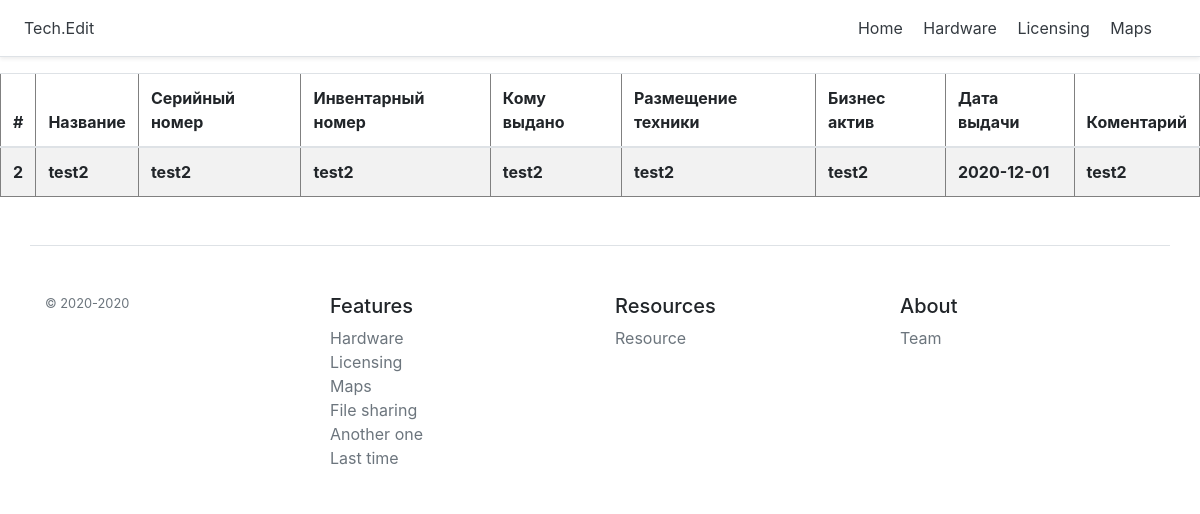
Screenshot of /hardware/2 with the database file from the repository.
### tables this page shows
CREATE TABLE "hardware" (
	"id"	integer,
	"who_issue"	text NOT NULL,
	"tech_type"	text NOT NULL,
	"tech_name"	text NOT NULL,
	"tech_sn"	text NOT NULL,
	"tech_in"	text NOT NULL,
	"for_whom"	text NOT NULL,
	"tech_locate"	text NOT NULL,
	"tech_buisnes"	text NOT NULL,
	"input_date"	text NOT NULL,
	"input_coment"	text NOT NULL,
	"time"	INTEGER NOT NULL DEFAULT 1,
	PRIMARY KEY("id" AUTOINCREMENT)
);

### app.py (the view)
@app.route("/hardware/<int:id_hardware>")
def showhardware(id_hardware):
    db = get_db()
    dbase = FDataBase(db)
    hardware_details = dbase.getHardwareId(id_hardware)
    return render_template('hardware_detail.html', details=hardware_details)

### FDataBase.py (called while the page is built)
    def getHardwareId(self, hardwareId):
        try:
            self.__cur.execute(f"SELECT id, tech_name, tech_sn, tech_in, for_whom, tech_locate, tech_buisnes, input_date, input_coment FROM hardware WHERE id = {hardwareId} LIMIT 1")
            res = self.__cur.fetchone()
            if res:
                return res
        except sqlite3.Error as e:
            print("Ошибка получения статьи из БД " + str(e))
        return (False, False)

### app.py (called while the page is built)
def connect_db():
    conn = sqlite3.connect(app.config['DATABASE'])
    conn.row_factory = sqlite3.Row
    return conn

def get_db():
    if not hasattr(g, 'link_db'):
        g.link_db = connect_db()
    return g.link_db

### templates/hardware_detail.html (shortened to what this page needs)
{% extends 'base.html' %}
{% block body %}
        <table border="1", class="table table-striped table_sm" >
            <thead>
             <tr>
                 <th> # </th>
                 <th> Название </th>
                 <th> Серийный номер</th>
                 <th> Инвентарный номер</th>
                 <th> Кому выдано </th>
                 <th> Размещение техники</th>
                 <th> Бизнес актив </th>
                 <th> Дата выдачи </th>
                 <th> Коментарий </th>
             </tr>
            </thead>
            <tbody>
            <tr>
                <th>{{details.id}}</th>
                <th>{{details.tech_name}}</th>
                <th>{{details.tech_sn}}</th>
                <th>{{details.tech_in}}</th>
                <th>{{details.for_whom}}</th>
                <th>{{details.tech_locate}}</th>
                <th>{{details.tech_buisnes}}</th>
                <th>{{details.input_date}}</th>
                <th>{{details.input_coment}}</th>
            </tr>
            </tbody>
        </table>
{% endblock %}

### rows the page displays
hardware: id "2", tech_name "test2", tech_sn "test2", tech_in "test2", for_whom "test2", tech_locate "test2", tech_buisnes "test2", input_date "2020-12-01", input_coment "test2"
